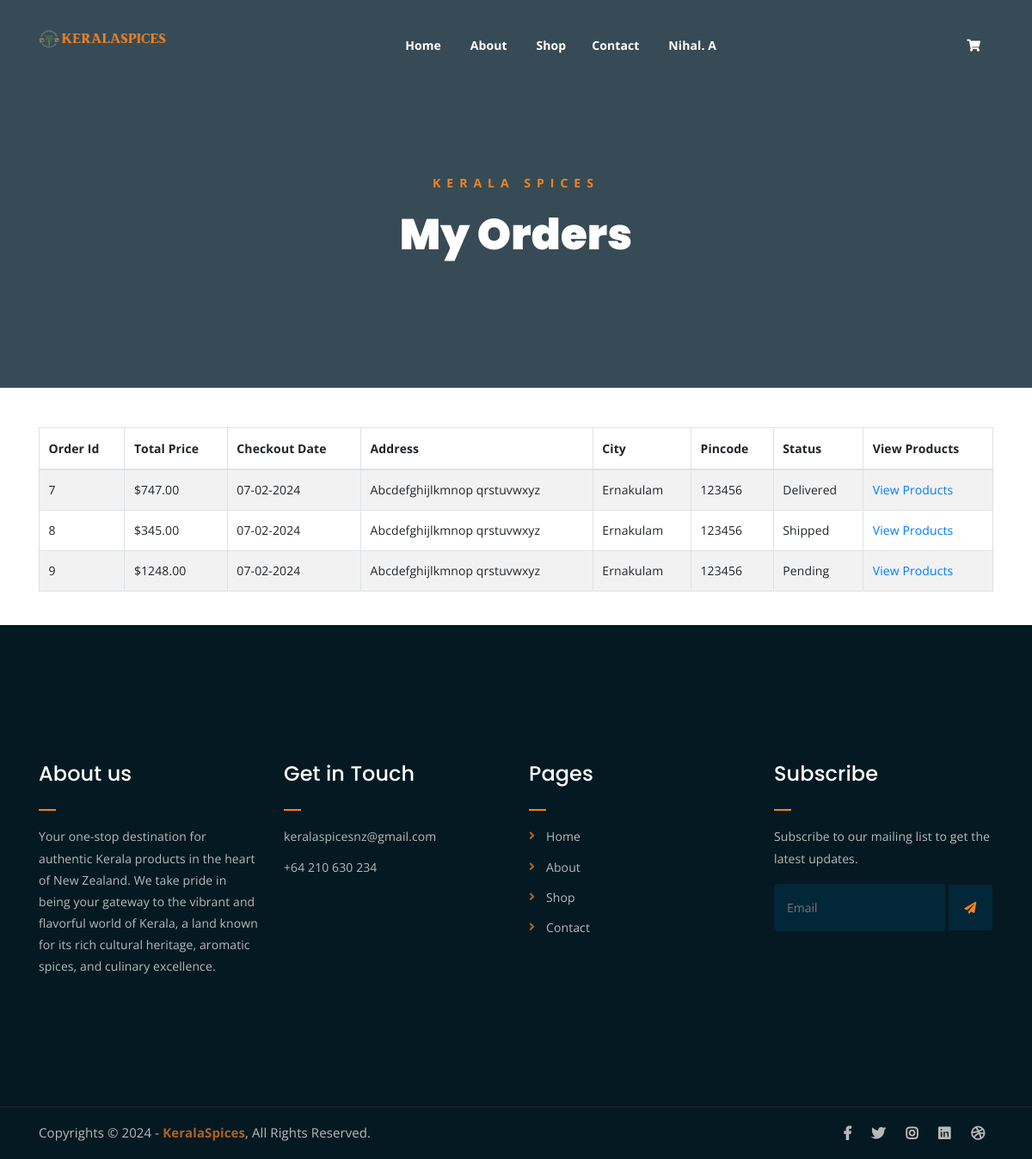
/user_orders (signed in), run on an earlier commit of the app's database.
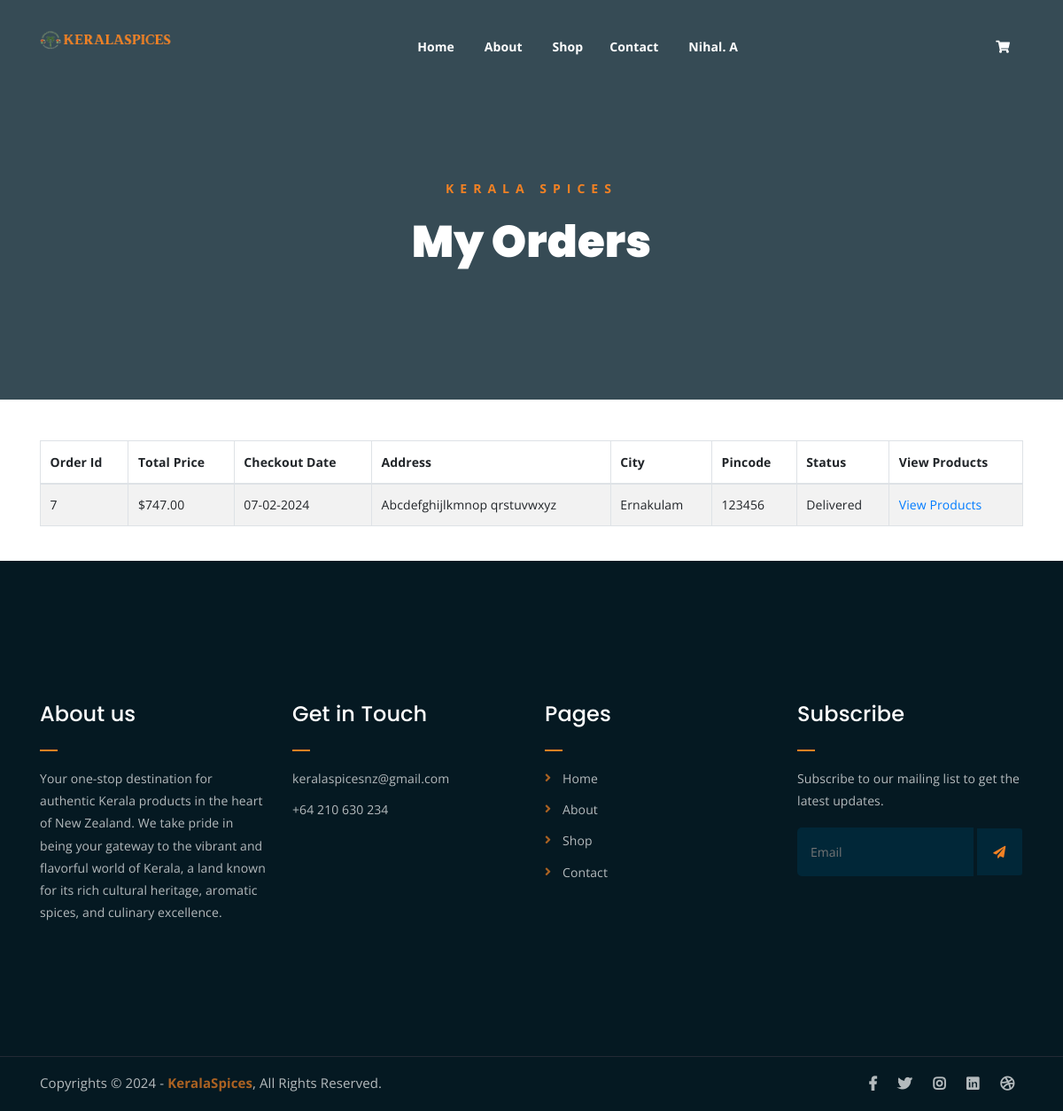
And on a later commit of the database.
### spicesapp/models.py (models this page shows, shortened)
class Checkout(models.Model):
    user = models.ForeignKey(User, on_delete=models.CASCADE)
    total_price = models.DecimalField(max_digits=10, decimal_places=2)
    checkout_date = models.DateTimeField(auto_now_add=True)
    address = models.CharField(max_length=255, null=True, blank=True)
    location = models.CharField(max_length=100, null=True, blank=True)
    city = models.CharField(max_length=100, null=True, blank=True)
    pincode = models.CharField(max_length=20, null=True, blank=True)
    landmark = models.CharField(max_length=100, null=True, blank=True)
    status = models.CharField(max_length=50)

### spicesapp/views.py (the view)
# urls.py: path('user_orders', views.user_orders, name='user_orders'),
def user_orders(request):
    user = request.user.pk
    orders = Checkout.objects.filter(user = user)
    context = {'ordered_products': orders}
    return render(request, 'user/user_orders.html', context)

### spicesapp/templates/user/user_orders.html (shortened to what this page needs)
{% extends 'general/base.html' %}
{% load static %}
{% block content %}
<div class="breadcrumb-section breadcrumb-bg">
    <div class="container">
        <div class="row">
            <div class="col-lg-8 offset-lg-2 text-center">
                <div class="breadcrumb-text">
                    <p>Kerala Spices</p>
                    <h1>My Orders</h1>
                </div>
            </div>
        </div>
    </div>
</div>
<br>
<div class="container mt-4">
    <div class="table-responsive">
        <table class="table table-striped table-bordered">
            <thead>
                <tr>
                    <th>Order Id</th>
                    <th>Total Price</th>
                    <th>Checkout Date</th>
                    <th>Address</th>
                    <th>City</th>
                    <th>Pincode</th>
                    <th>Status</th>
                    <th>View Products</th>
                </tr>
            </thead>
            <tbody>
                {% for ordered_product in ordered_products %}
                <tr>
                    <td>{{ ordered_product.pk }}</td>
                    <td>${{ ordered_product.total_price }}</td>
                    <td>{{ ordered_product.checkout_date|date:"d-m-Y" }}</td>
                    <td>{{ ordered_product.address }}</td>
                    <td>{{ ordered_product.city }}</td>
                    <td>{{ ordered_product.pincode }}</td>
                    <td>{{ ordered_product.status }}</td>
                    <td><a href="{% url 'view_products' ordered_product.pk %}">View Products</td>
                </tr>
                {% endfor %}
            </tbody>
        </table>
    </div>
</div>
<br>
{% endblock %}

What changed in the data, as far as the page shows it:
removed Checkout: pk "8", total_price "345.00", checkout_date "07-02-2024", address "Abcdefghijlkmnop qrstuvwxyz", city "Ernakulam", pincode "123456", status "Shipped"
removed Checkout: pk "9", total_price "1248.00", checkout_date "07-02-2024", address "Abcdefghijlkmnop qrstuvwxyz", city "Ernakulam", pincode "123456", status "Pending"
